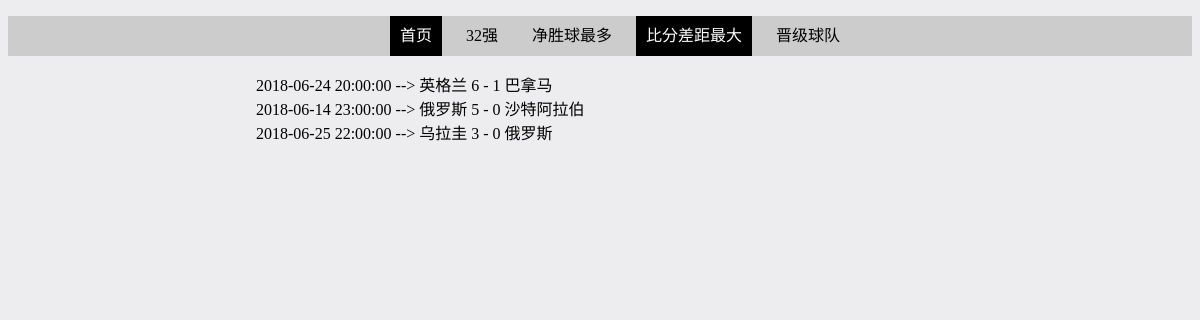
The app's page /most-gap-3/ with its own data.
### app/models.py (models this page shows)
class Duel(db.Model):
    __tablename__ = 'duel'
    id = db.Column(db.Integer, primary_key=True)
    t1_id = db.Column(db.Integer, db.ForeignKey("team.id"))
    t2_id = db.Column(db.Integer, db.ForeignKey("team.id"))
    t1_score = db.Column(db.Integer)
    t2_score = db.Column(db.Integer)
    group_cls = db.Column(db.String(3), unique=True)
    datetime = db.Column(db.DateTime)
    area = db.Column(db.String(100))

class Team(db.Model):
    __tablename__ = 'team'
    id = db.Column(db.Integer, primary_key=True)
    name = db.Column(db.String(32), unique=True)
    session = db.Column(db.Integer)
    victory = db.Column(db.Integer)
    flat = db.Column(db.Integer)
    lost = db.Column(db.Integer)
    goal = db.Column(db.Integer)
    fumble = db.Column(db.Integer)
    gd = db.Column(db.Integer, index=True)  # goal difference
    integral = db.Column(db.Integer, index=True)
    group_id = db.Column(db.Integer, db.ForeignKey("group.id"))
    duel_ed = db.relationship("Duel", foreign_keys=[Duel.t2_id], backref=db.backref("team_ed", lazy="joined"),
                              lazy="dynamic",
                              cascade="all,delete-orphan")
    duel_er = db.relationship("Duel", foreign_keys=[Duel.t1_id], backref=db.backref("team_er", lazy="joined"),
                              lazy="dynamic",
                              cascade="all,delete-orphan")
    team_pinyin = db.relationship("TeamPinYin", backref=db.backref("team", lazy="joined"),
                                  cascade="all,delete-orphan")

### app/main/views.py (the view)
@main.route("/most-gap-3/")
def most_gap():
    duels = Duel.query.order_by((Duel.t1_score - Duel.t2_score).desc()).order_by(Duel.datetime.desc()).limit(3)
    return render_template("most_gap.html", duels=duels)

### app/templates/most_gap.html (shortened to what this page needs)
{% extends 'index.html' %}
{% block content %}
<ul>
    {% for v in duels %}
    <li>{{ v.datetime }} --> {{  v.team_er.name }} {{ v.t1_score }} - {{ v.t2_score }} {{ v.team_ed.name }}</li>
    {% endfor %}
</ul>
{% endblock %}

### app/templates/index.html (style rules this page uses)
body { background-color: #ededef; }
li { list-style: none; }

### records on screen
Duel: datetime "2018-06-24 20:00:00", team_er.name "英格兰", t1_score "6", t2_score "1", team_ed.name "巴拿马"
Duel: datetime "2018-06-14 23:00:00", team_er.name "俄罗斯", t1_score "5", t2_score "0", team_ed.name "沙特阿拉伯"
Duel: datetime "2018-06-25 22:00:00", team_er.name "乌拉圭", t1_score "3", t2_score "0", team_ed.name "俄罗斯"
